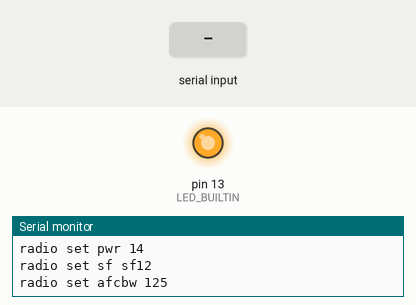
Recording of a sketch running on a simulated Arduino Uno, built with avr-gcc and run on an emulated ATmega328P. Shown: output pins drawn as LEDs (lit = HIGH), the last lines printed to the serial monitor. The inputs (shaded band) are chosen by the test bench.

Above: at 0.1 s.
At 1.4 s:
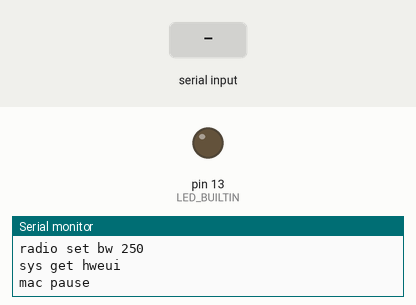
1.5 s: "1" received over Serial
4.0 s: "1" received over the second serial link
Timing chart, 0 to 7.0 s (numbered marks = the images above; inputs shaded):
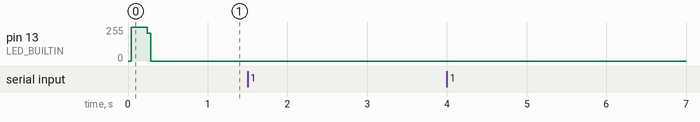

The sketch:

LoRaSendFromSerial.ino
```cpp
//Open Serial Port and Send HEX Data
#include <SoftwareSerial.h>
SoftwareSerial loraSerial (2, 3); //rx 2 tx 3
int nodeId = 9;
void setup() {
  loraSerial.begin(57600);
  Serial.begin(9600);
  pinMode(LED_BUILTIN, OUTPUT);
  RN2483_init();
}

void loop() {
  while(Serial.available() > 0){
    String data = Serial.readString();
    String is;
    is = String(data);
    is = "radio tx " + is;
    sendmsg(is);
    delay(1000);
  }

  loraSerial.listen();
  while(loraSerial.available() > 0){
    char loraResponse = loraSerial.read();
    Serial.write(loraResponse);
  }

}

void RN2483_init(){
  sendcmd("sys reset");
  sendcmd("radio set mod lora");
  sendcmd("radio set freq 868100000");
  sendcmd("radio set pwr 14");
  sendcmd("radio set sf sf12");
  sendcmd("radio set afcbw 125");
  sendcmd("radio set rxbw 250");
  sendcmd("radio set fdev 5000");
  sendcmd("radio set prlen 8");
  sendcmd("radio set crc on");
  sendcmd("radio set cr 4/8");
  sendcmd("radio set wdt 0");
  sendcmd("radio set sync 12");
  sendcmd("radio set bw 250");
  sendcmd("sys get hweui");
  sendcmd("mac pause");
}

void sendcmd(String data){
  digitalWrite(LED_BUILTIN, HIGH);
  Serial.println(data);
  loraSerial.println(data);
  digitalWrite(LED_BUILTIN, LOW);
}

void sendmsg(String data){
  digitalWrite(LED_BUILTIN, HIGH);
  Serial.println(data);
  loraSerial.println(data);
  digitalWrite(LED_BUILTIN, LOW);
}

String strtohex(String data){
  String sh;
  char ch;
  for (int i=0;i<data.length();i++){
    ch = data.charAt(i);
    sh += String(ch,HEX);
  }
  return sh;
}
```
